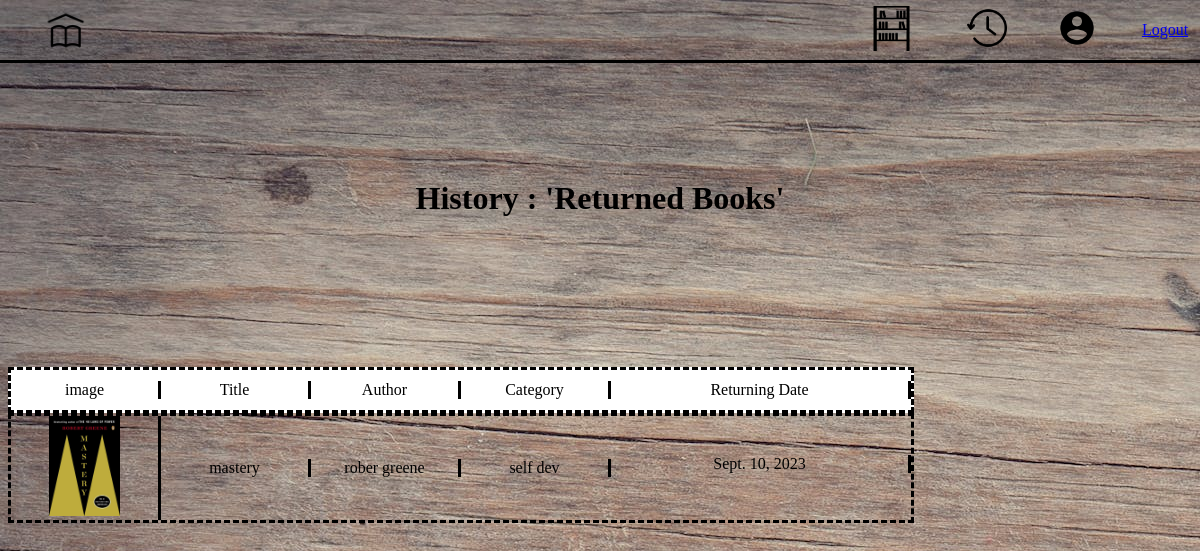
The app's page /pages/returnings/ (signed in), older data.
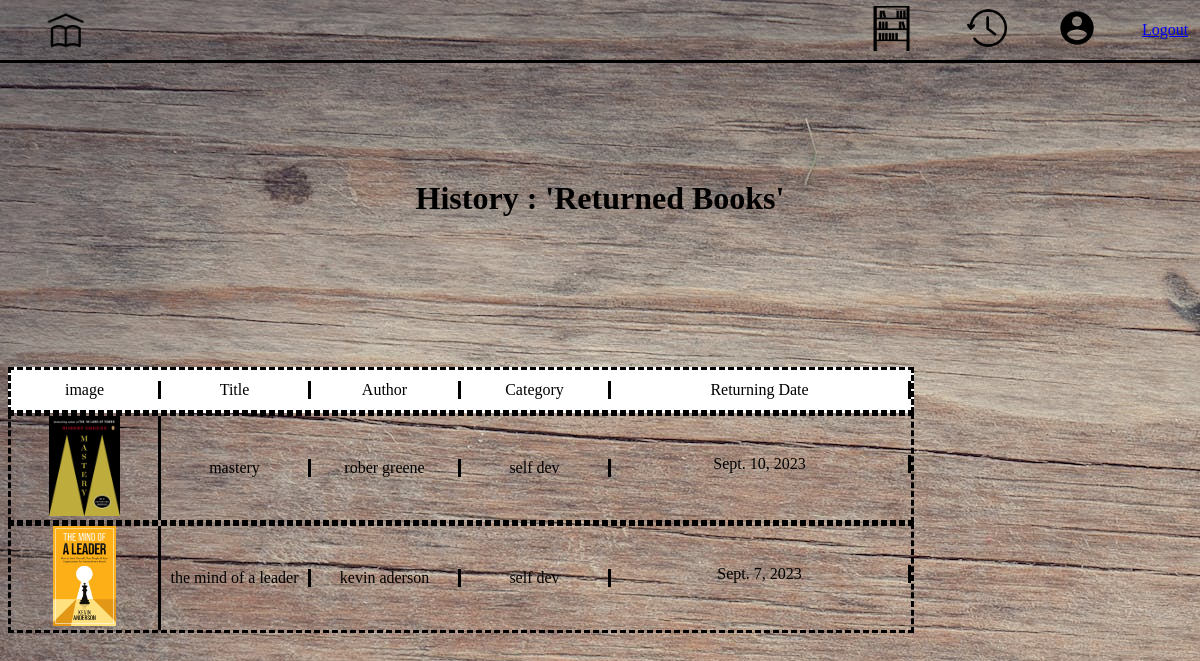
The same page, newer data.
### library/models.py (models this page shows, shortened)
class bookreturning(models.Model):
  customer = models.ForeignKey(customer, on_delete=models.SET_NULL,blank=True, null=True )
  book = models.ForeignKey(Book, on_delete=models.SET_NULL,blank=True, null=True )
  return_date = models.DateField(null=True, blank=True)

class Book(models.Model):
  title = models.CharField(max_length=30, null=True)
  author = models.CharField(max_length=30, null=True)
  category = models.CharField(max_length=30, null=True)
  ISBN = models.CharField(max_length=30, null=True)
  status = models.CharField(max_length=30, null=True)
  image = models.ImageField(null=True, blank=True)
  @property
  def imageURL(self):
    try:
        url = self.image.url
    except:
        url = ''
    return url

### library/views.py (the view)
# urls.py: path('returnings/',views.returning, name='returning'),
def returning(request):
    if request.user.is_authenticated:
        customer = request.user.customer
        returnitems = bookreturning.objects.filter(customer=customer)
    else:
        returnitems =[]
    context = {'returnitems': returnitems}
    return render(request,'library/html/returnings.html', context)

### library/templates/library/html/returnings.html (shortened to what this page needs)
{% load static %}
<!DOCTYPE html>
<html lang="en">
<head>
    <link rel="stylesheet" href="{% static 'css/home.css' %}">
    <link rel="stylesheet" href="{% static 'css/confirmation.css' %}">
    <link rel="stylesheet" href="{% static 'css/history.css' %}">
</head>
<body>
    <div class="header">
        <div class="homebutton">
          <div class="homebutton2"><a class="try"  href="{% url 'home'%}"><img class="home-image" src="{% static 'images/home.png' %}" alt=""></a></div>
        </div>
        <div class="headersearch">
        </div>
        <div class="headeritems">
          <div class="headeritemelement"><a class="try" href="{% url 'myshelf' %}"><img class="shelf-image" src="{% static 'images/shelf.jpeg'%}" alt=""></a></div>
          <div class="headeritemelement"><a class="try" href="{% url 'returning' %}"><img class="history-image" src="{% static 'images/history.png' %}" alt=""></a></div>
          <div class="headeritemelement"><a class="try" href="{% url 'account' %}"><img class="account-image" src="{% static 'images/account.png' %}" alt=""></a></div>
          <div><p><a href="{% url 'logout' %}">Logout</a></p></div>
        </div>
    </div>
    <div class="history-summary"><h1>History : 'Returned Books'</h1></div>
            <div class="history-list-container">
                <div class="return-label-container">
                    <div class="labels">image</div>
                    <div class="labels">Title</div>
                    <div class="labels">Author</div>
                    <div class="labels">Category</div>
                    <div class="labels">Returning Date</div>
                </div>
                {% for item in returnitems %}
                    <div class="return-items">
                        <div class="labels"><img class="check-img" src="{{item.book.imageURL}}" alt=""></div>
                        <div class="labels">{{item.book.title}}</div>
                        <div class="labels">{{item.book.author}}</div>
                        <div class="labels">{{item.book.category}}</div>
                        <p class="labels summary-items-date">{{item.return_date}}</p>
                    </div>
                {% endfor %}
            </div>
</body>
</html>

Row changes from the older to the newer data that the page shows:
added bookreturning: book.imageURL (picture), book "the mind of a leader", book.author "kevin aderson", book.category "self dev", return_date "Sept. 7, 2023"
